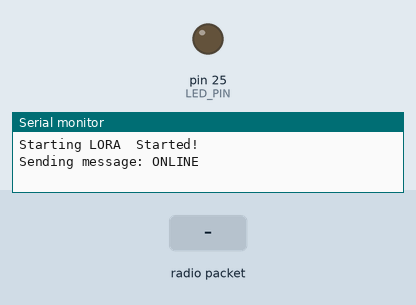
The sketch below on a simulated Arduino Mega 2560, built for the host (arithmetic inside an expression is 32-bit, double 64-bit). Parts: output pins drawn as LEDs (lit = HIGH), the last lines printed to the serial monitor. Inputs (shaded band) come from the test bench. No radio packets arrive unless stated.

Above: at 1.4 s.
1.5 s: radio packet "PING" arrives
At 2.5 s:
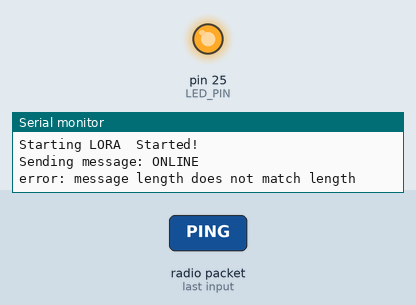
Timing chart, 0 to 4.5 s (numbered marks = the images above; inputs shaded):
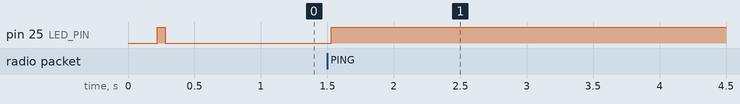

The sketch:

Lora_Reply.ino
```cpp
#define LED_PIN 25


void setup() {
  // put your setup code here, to run once:

  pinMode(LED_PIN, OUTPUT);

  Serial.begin(115200);

  Lora_setup();

  sendMessage("ONLINE");

}

void loop() {
  // put your main code here, to run repeatedly:
}
```

Lora.ino
```cpp
#include <SPI.h>
#include <LoRa.h>

#define CS_PIN 5 // Connects to NSS
#define SCK_PIN 2 // Connects to SCK
#define MISO_PIN 4 //
#define MOSI_PIN 3 //
#define reset_PIN 10 // Connects to RST
#define INT_PIN 11 // Connects to DIO0


String outgoing;              // outgoing message
byte msgCount = 0;            // count of outgoing messages

void Lora_setup() {

  SPI.setRX(MISO_PIN);
  SPI.setCS(CS_PIN);
  SPI.setSCK(SCK_PIN);
  SPI.setTX(MOSI_PIN);
  SPI.begin(true);

  delay(200);

  LoRa.setSPI(SPI);
  LoRa.setPins(CS_PIN, reset_PIN, INT_PIN);

  Serial.print("Starting LORA");

  while (!LoRa.begin(915E6)) {
    Serial.print(".");
    delay(200);
  }

  LoRa.setSpreadingFactor(12); // between 6 and 12
//  LoRa.setSignalBandwidth(7.8E3); // Supported values are 7.8E3, 10.4E3, 15.6E3, 20.8E3, 31.25E3, 41.7E3, 62.5E3, 125E3, 250E3, and 500E3
  LoRa.enableCrc();
//  LoRa.setTxPower(14, PA_OUTPUT_RFO_PIN); // Supported values are 2 to 20 for PA_OUTPUT_PA_BOOST_PIN, and 0 to 14 for PA_OUTPUT_RFO_PIN

  LoRa.setTxPower(20);

  Serial.println("\tStarted!");

  LoRa.onReceive(onReceive);
  LoRa.receive();

}

void sendMessage(String outgoing) {

  digitalWrite(LED_PIN,HIGH);

  Serial.print("Sending message: ");
  Serial.println(outgoing);

  LoRa.beginPacket();                   // start packet
//  LoRa.write(destination);              // add destination address
//  LoRa.write(localAddress);             // add sender address
  LoRa.write(msgCount);                 // add message ID
  LoRa.write(outgoing.length());        // add payload length
  LoRa.print(outgoing);                 // add payload
  LoRa.endPacket();                     // finish packet and send it
  msgCount++;                           // increment message ID
  LoRa.receive();

  digitalWrite(LED_PIN,LOW);
}

void onReceive(int packetSize) {


  if (packetSize == 0) return;          // if there's no packet, return

  digitalWrite(LED_PIN,HIGH);

  // read packet header bytes:
//  int recipient = LoRa.read();          // recipient address
//  byte sender = LoRa.read();            // sender address
  byte incomingMsgId = LoRa.read();     // incoming msg ID
  byte incomingLength = LoRa.read();    // incoming msg length

  String incoming = "";                 // payload of packet

  while (LoRa.available()) {            // can't use readString() in callback, so
    incoming += (char)LoRa.read();      // add bytes one by one
  }

  if (incomingLength != incoming.length()) {   // check length for error
    Serial.println("error: message length does not match length");
    return;                             // skip rest of function
  }

//  // if the recipient isn't this device or broadcast,
//  if (recipient != localAddress && recipient != 0xFF) {
//    Serial.println("This message is not for me.");
//    return;                             // skip rest of function
//  }

  // if message is for this device, or broadcast, print details:
//  Serial.println("Received from: 0x" + String(sender, HEX));
//  Serial.println("Sent to: 0x" + String(recipient, HEX));
  Serial.println("Message ID: " + String(incomingMsgId));
  Serial.println("Message length: " + String(incomingLength));
  Serial.println("Message: " + incoming);

  Serial.println("RSSI: " + String(LoRa.packetRssi()));
  Serial.println("Snr: " + String(LoRa.packetSnr()));
  Serial.println();

  digitalWrite(LED_PIN,LOW);

  if(incoming =="PING"){
    sendMessage("PONG");

  };
}
```

Measured:
- after the input at 1.5 s, pin 25 (LED_PIN): LOW → HIGH at once
